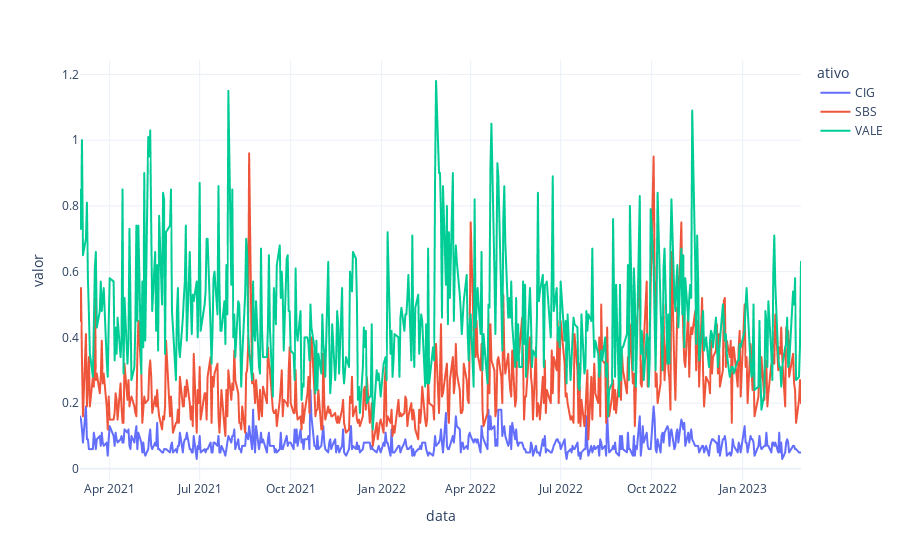

This figure's notebook cell:
### Markdown cell above
2. Monte um gráfico de linha mostrando a variação dessa amplitude ao longo do período coletado, por ativo.

### Code cell
fig = px.line(df, x="data", y="valor", color='ativo', template='plotly_white')
fig.show()

### Figure 1 — Plotly figure (JSON) as saved in the notebook; plotly's stock layout.template omitted (floating-point values rounded to 4 significant figures; data arrays with more than 128 entries replaced by an {"elided": "..."} marker saying what was removed)
{"data": [{"hovertemplate": "ativo=CIG<br>data=%{x}<br>valor=%{y}<extra></extra>", "legendgroup": "CIG", "line": {"color": "#636efa", "dash": "solid"}, "marker": {"symbol": "circle"}, "mode": "lines", "name": "CIG", "showlegend": true, "type": "scattergl", "x": {"elided": "504 str values"}, "xaxis": "x", "y": {"elided": "504 float values"}, "yaxis": "y"}, {"hovertemplate": "ativo=SBS<br>data=%{x}<br>valor=%{y}<extra></extra>", "legendgroup": "SBS", "line": {"color": "#EF553B", "dash": "solid"}, "marker": {"symbol": "circle"}, "mode": "lines", "name": "SBS", "showlegend": true, "type": "scattergl", "x": {"elided": "504 str values"}, "xaxis": "x", "y": {"elided": "504 float values"}, "yaxis": "y"}, {"hovertemplate": "ativo=VALE<br>data=%{x}<br>valor=%{y}<extra></extra>", "legendgroup": "VALE", "line": {"color": "#00cc96", "dash": "solid"}, "marker": {"symbol": "circle"}, "mode": "lines", "name": "VALE", "showlegend": true, "type": "scattergl", "x": {"elided": "504 str values"}, "xaxis": "x", "y": {"elided": "504 float values"}, "yaxis": "y"}], "layout": {"legend": {"title": {"text": "ativo"}, "tracegroupgap": 0}, "margin": {"t": 60}, "xaxis": {"anchor": "y", "domain": [0, 1], "title": {"text": "data"}}, "yaxis": {"anchor": "x", "domain": [0, 1], "title": {"text": "valor"}}}}
